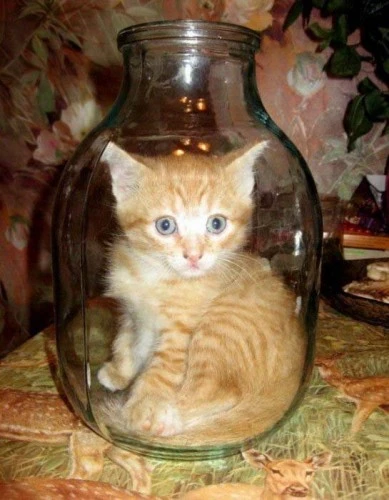
//> input picture Assigment7/resources/bottle.jpg, 389 x 500 px
$ ./main resources/bottle.jpg out.png resources/car.jpg 100 resources/car.jpg erode   (built with g++ and OpenCV 4)
//> lines starting //> are read from the running program, lines starting //| are printed output that depends on the picture; after the words box and inside, x2 and y2 are one past the last pixel; in counts of white or black regions, pixels touching at a corner belong together
/***********************************************
* Assigment 7: Morphological operations	       *
************************************************
*/

#include <opencv2/core/core.hpp>
#include <opencv2/highgui/highgui.hpp>
#include "opencv2/imgproc/imgproc.hpp"
#include <math.h>
#include <iostream>
#include <string>
using namespace std;


void noiseMedian(const cv::Mat &in,cv::Mat &out);
void applyKernel(const cv::Mat &in,cv::Mat &out,const cv::Mat &kernel);
void threshold(cv::Mat &in,int th);
void dilation(cv::Mat &in);
void erotion(cv::Mat &in);


int main(int argc,char ** argv){
    cv::Mat input,input2,output,boxfiltered;

    // ./prog in_img out_img -thres <value> -op <erode|dilate|open|close>
	if(argc!=7){

		cout<<"ERROR:Wrong arguments given"<<endl;

		return 0;
	}
    cv::Mat kernel = cv::Mat::zeros(3,3,CV_32FC1);
    kernel=1./9.;
	input=cv::imread(argv[1],cv::IMREAD_GRAYSCALE);
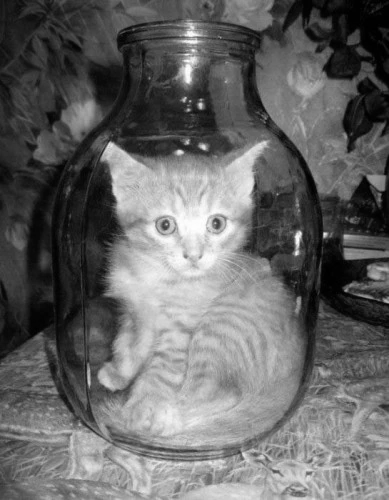
//> input: 500 rows x 389 cols, CV_8UC1; min 0, max 255, mean 102.7

	if(input.rows==0){

		cout<<"ERROR:Failed to open the image"<<endl;

		return 0;
	}

    //cout<<argv[6]<<endl;
    threshold(input,stoi(argv[4]));
    cv::namedWindow("input");
    cv::imshow("input",input);


    if((strcmp(argv[6],"erode"))==0){
        erotion(input);
        //cout<<"erotda"<<endl;
    }else if(strcmp(argv[6],"dilate")==0){
        dilation(input);
    }else if(strcmp(argv[6],"open")==0){
        erotion(input);
        dilation(input);
    }else if(strcmp(argv[6],"close")==0){
        dilation(input);
        erotion(input);
    }else{
        cout<<"ERROR WRONG OPTION"<<endl;
    }


    cv::imwrite(argv[2],input);
    cv::namedWindow("result");
    cv::imshow("result",input);


    cv::waitKey(0);

}

void dilation(cv::Mat &in){
    cv::Mat aux;
    aux.create(in.size(),in.type());
    in.copyTo(aux);
    int value;


    int range=3/2;

    for (int x=range;x<in.rows-range;x++){
        for (int y=range;y<in.cols-range;y++){

            for(int k2=range;k2<3+range;k2++){
                for(int k1=range;k1<3+range;k1++){
                    if(aux.at<uchar>(cv::Point(y-(range*2)+k1,x-(range*2)+k2))>aux.at<uchar>(cv::Point(y,x))){
                        in.at<uchar>(cv::Point(y,x))=in.at<uchar>(cv::Point(y-(range*2)+k1,x-(range*2)+k2));
                    }

            	}
            }
    	}
	}
}

void erotion(cv::Mat &in){
    cv::Mat aux;
    aux.create(in.size(),in.type());
    in.copyTo(aux);

    int range=3/2;

    for (int x=range;x<in.rows-range;x++){
        for (int y=range;y<in.cols-range;y++){

            for(int k2=range;k2<3+range;k2++){
                for(int k1=range;k1<3+range;k1++){
                    if(aux.at<uchar>(cv::Point(y-(range*2)+k1,x-(range*2)+k2))<aux.at<uchar>(cv::Point(y,x))){
                        in.at<uchar>(cv::Point(y,x))=in.at<uchar>(cv::Point(y-(range*2)+k1,x-(range*2)+k2));
                    }

            	}
            }
    	}
	}
}

void threshold(cv::Mat &in,int th){
//> called with th = 100
    cv::Mat aux;
    aux.create(in.size(),in.type());
    in.copyTo(aux);


    int range=3/2;

    for (int x=range;x<in.rows-range;x++){
        for (int y=range;y<in.cols-range;y++){
            if(aux.at<uchar>(cv::Point(y,x))<th){
                in.at<uchar>(cv::Point(y,x))=255;
            }else{
                in.at<uchar>(cv::Point(y,x))=0;
            }
    	}
	}
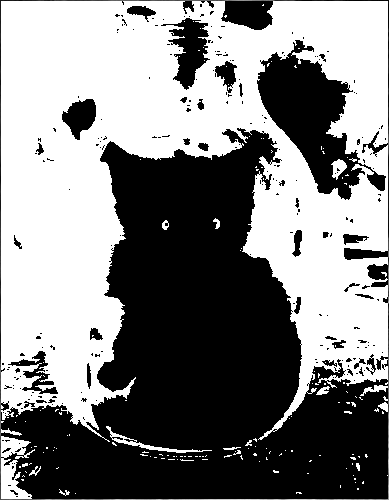
//> in: 500 rows x 389 cols, CV_8UC1; min 0, max 255, mean 131
//> after the loop in erotion, `for (int x=range;x<in.rows-range;x++)`:
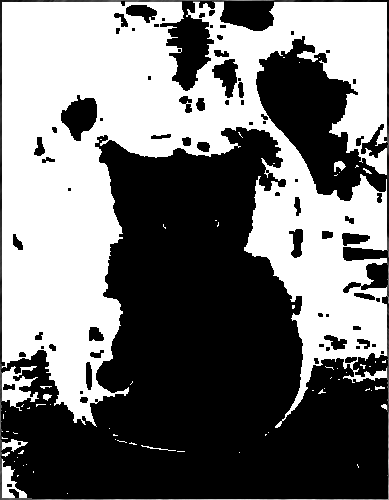
//> in: 500 rows x 389 cols, CV_8UC1; 5.92% of pixels changed, all inside (x1, y1, x2, y2) = (1, 1, 388, 499)
}

$ run again, on Assigment7/resources/image.jpg
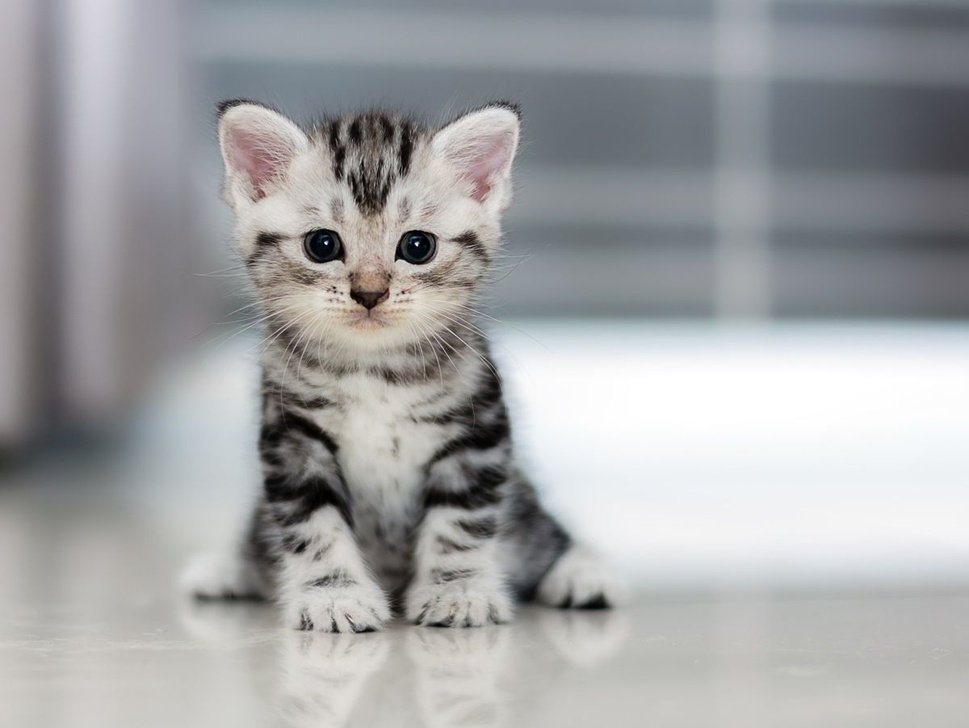
//> input picture Assigment7/resources/image.jpg, 969 x 728 px, shrunk from 1200 x 901 before the run
//> after the loop in threshold, `for (int x=range;x<in.rows-range;x++)`:
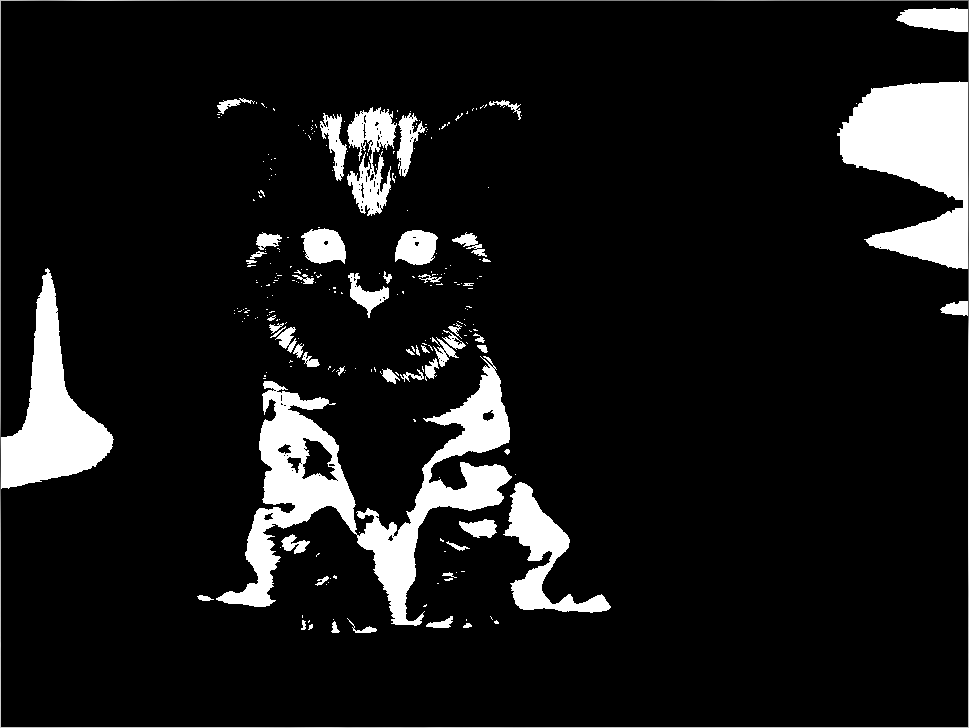
//> in: 728 rows x 969 cols, CV_8UC1; min 0, max 255, mean 24.2
//> after the loop in erotion, `for (int x=range;x<in.rows-range;x++)`:
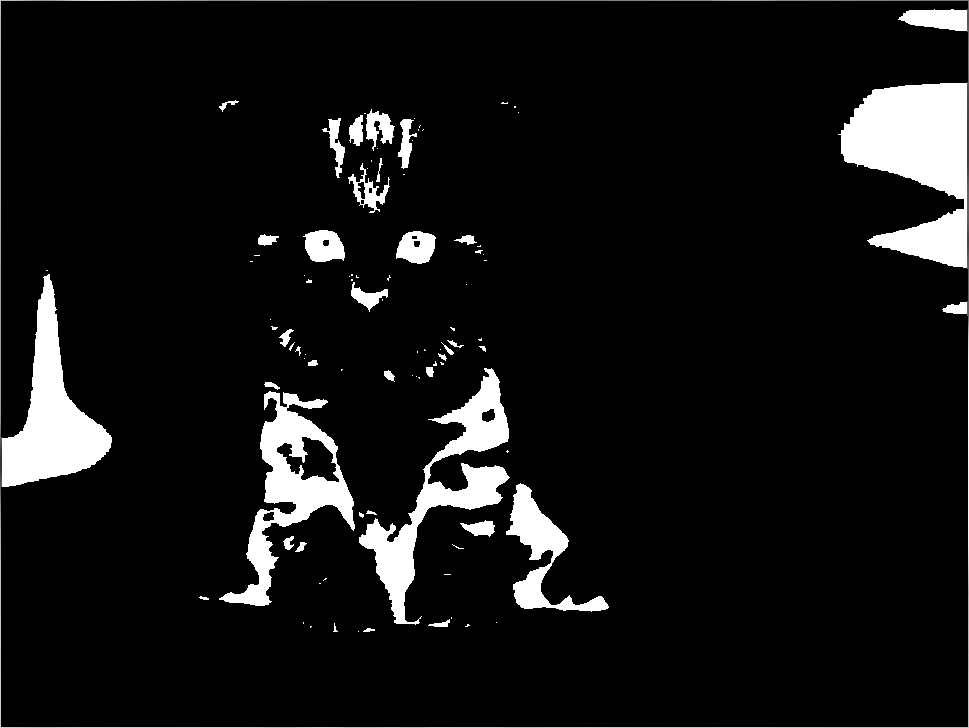
//> in: 728 rows x 969 cols, CV_8UC1; 1.69% of pixels changed, all inside (x1, y1, x2, y2) = (1, 8, 968, 633)
